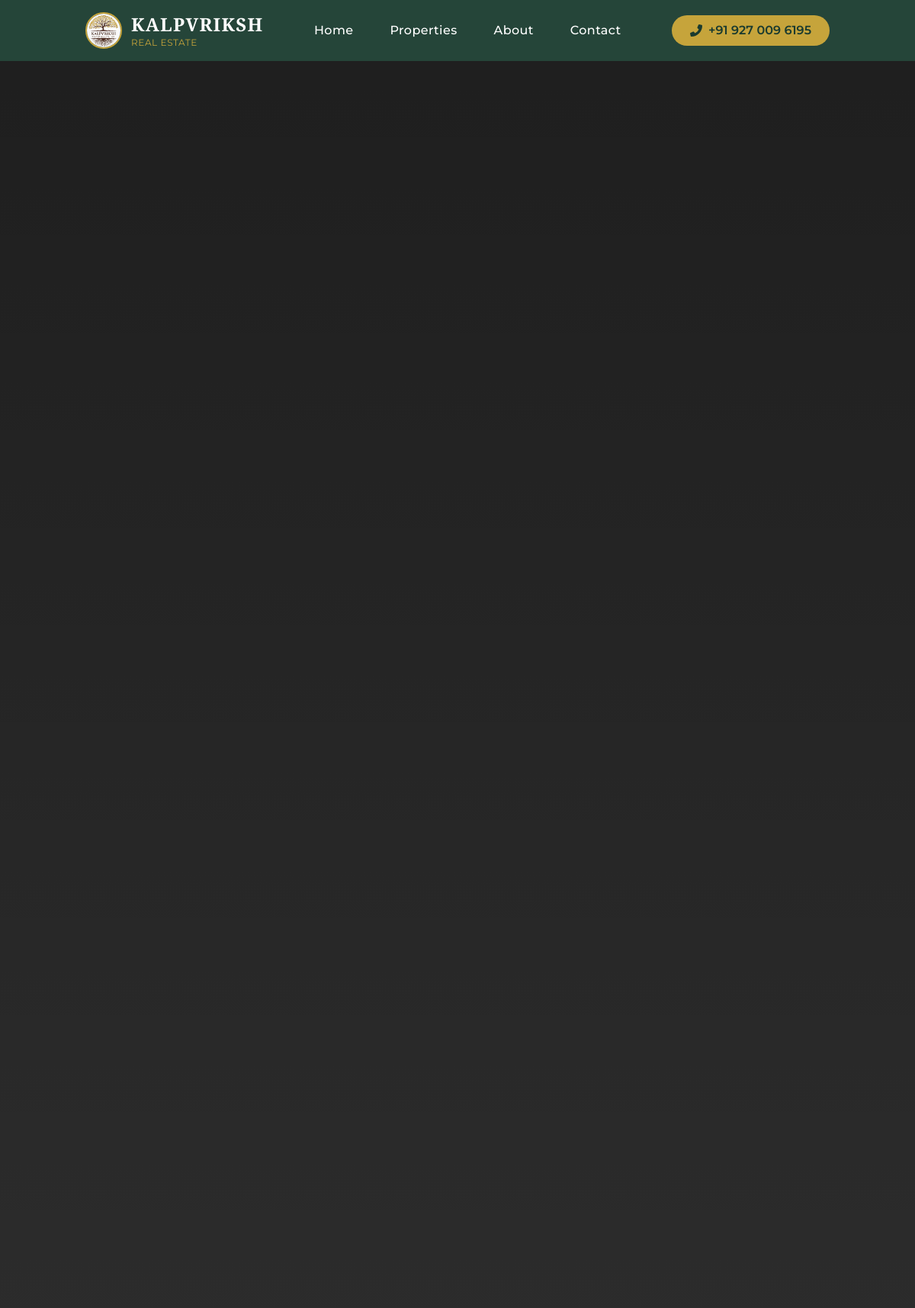
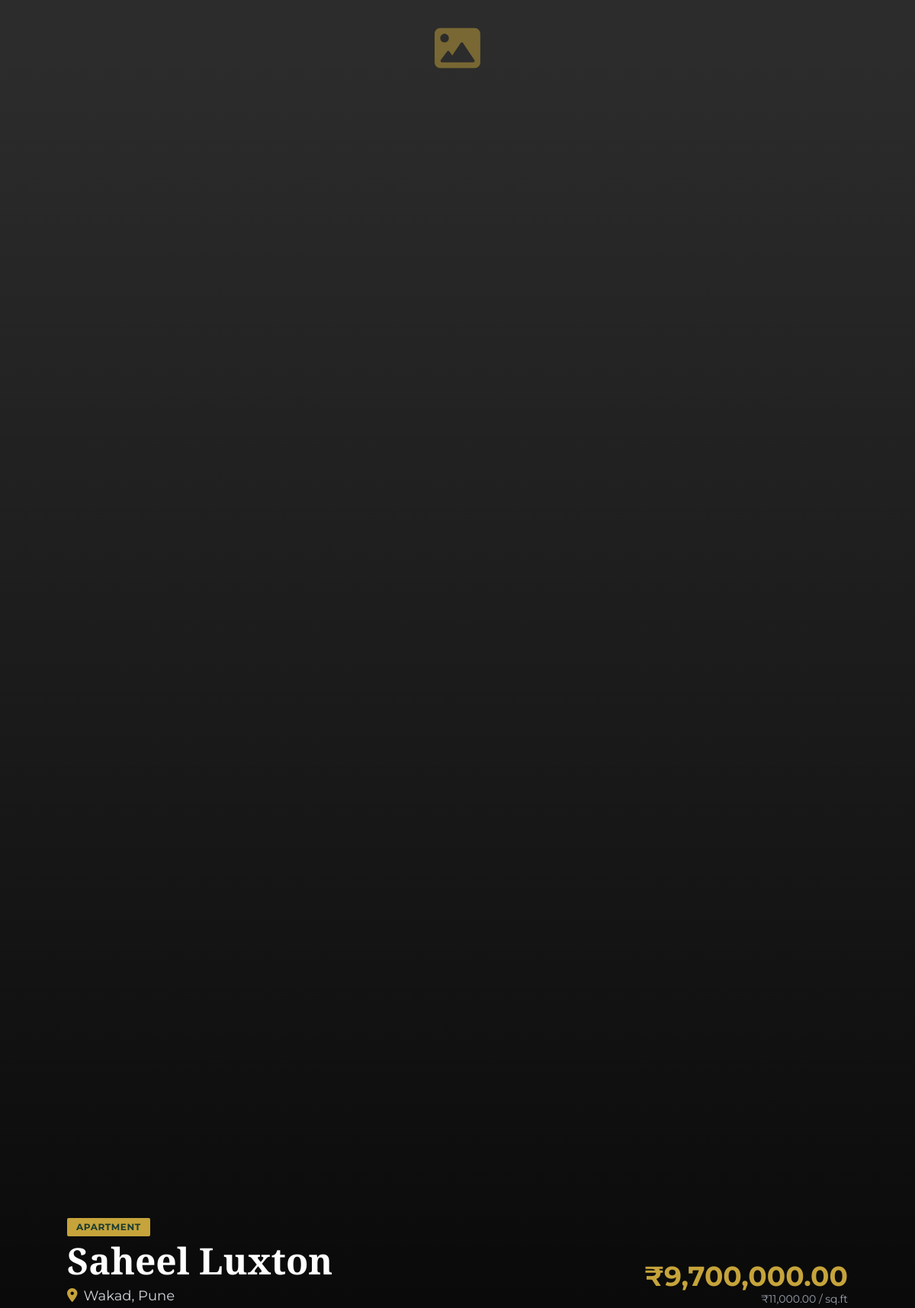
/saheel-luxton/ (upper part), run on the app's committed database (2 pictures, top to bottom).
### properties/models.py (models this page shows, shortened)
class Property(models.Model):
    STATUS_CHOICES = (
        ('draft', 'Draft'),
        ('published', 'Published'),
        ('archived', 'Archived'),
    )
    PROPERTY_TYPES = (
        ('apartment', 'Apartment'),
        ('villa', 'Villa'),
        ('penthouse', 'Penthouse'),
        ('commercial', 'Commercial'),
        ('land', 'Land'),
    )
    title = models.CharField(max_length=200, db_index=True)
    slug = models.SlugField(max_length=250, unique=True, blank=True)
    property_type = models.CharField(max_length=20, choices=PROPERTY_TYPES)
    description = models.TextField()
    short_description = models.TextField(max_length=500, blank=True)
    price = models.DecimalField(max_digits=12, decimal_places=2, db_index=True)
    price_display = models.CharField(max_length=100, blank=True, help_text="Custom price display (e.g. 1.1cr - 1.5cr). If empty, numerical price will be shown.")
    price_per_sqft = models.DecimalField(max_digits=10, decimal_places=2, blank=True, null=True)
    booking_amount = models.DecimalField(max_digits=10, decimal_places=2, blank=True, null=True)
    hide_price = models.BooleanField(default=False, help_text="Show 'Price on Request' instead of the actual price")
    bedrooms = models.IntegerField(null=True, blank=True)
    bathrooms = models.IntegerField(null=True, blank=True)
    area_sqft = models.DecimalField(max_digits=10, decimal_places=2, db_index=True)
    carpet_area = models.DecimalField(max_digits=10, decimal_places=2, blank=True, null=True)
    floor_no = models.IntegerField(blank=True, null=True)
    total_floors = models.IntegerField(blank=True, null=True)
    address = models.TextField()
    city = models.ForeignKey(City, on_delete=models.SET_NULL, null=True, related_name='properties')
    sublocation = models.ForeignKey(Sublocation, on_delete=models.SET_NULL, null=True, related_name='properties')
    pincode = models.CharField(max_length=6)
    latitude = models.DecimalField(max_digits=9, decimal_places=6, blank=True, null=True)
    longitude = models.DecimalField(max_digits=9, decimal_places=6, blank=True, null=True)
    main_image = models.ImageField(upload_to='properties/main/%Y/%m/', blank=True, null=True)
    video_url = models.URLField(blank=True, null=True)
    virtual_tour_url = models.URLField(blank=True, null=True)
    floor_plan = models.ImageField(upload_to='properties/floorplans/%Y/%m/', blank=True, null=True)
    builder = models.ForeignKey(Builder, on_delete=models.SET_NULL, null=True, blank=True, related_name='properties')
    builder_name = models.CharField(max_length=200, blank=True)
    builder_logo = models.ImageField(upload_to='builders/logos/', blank=True, null=True)
    rera_number = models.CharField(max_length=50, blank=True, null=True, default='A041262504685')
    possession_date = models.DateField(blank=True, null=True)
    meta_title = models.CharField(max_length=70, blank=True, help_text="SEO Title (max 70 chars)")
    meta_description = models.TextField(max_length=160, blank=True, help_text="SEO Description (max 160 chars)")
    meta_keywords = models.CharField(max_length=255, blank=True, help_text="Comma-separated keywords")
    canonical_url = models.URLField(blank=True, null=True)
    status = models.CharField(max_length=20, choices=STATUS_CHOICES, default='draft', db_index=True)
    is_featured = models.BooleanField(default=False, db_index=True)
    is_urgent_sale = models.BooleanField(default=False)
    views_count = models.PositiveIntegerField(default=0)
    inquiries_count = models.PositiveIntegerField(default=0)
    amenities = models.ManyToManyField('Amenity', blank=True, related_name='properties')
    created_at = models.DateTimeField(auto_now_add=True)
    updated_at = models.DateTimeField(auto_now=True)
    published_at = models.DateTimeField(blank=True, null=True)
    class Meta:
        ordering = ['-created_at']
        indexes = [
            models.Index(fields=['city', 'status']),
            models.Index(fields=['sublocation', 'status']),
            models.Index(fields=['price', 'status']),
            models.Index(fields=['area_sqft', 'status']),
        ]
    def save(self, *args, **kwargs):
        super().save(*args, **kwargs)

class Sublocation(models.Model):
    city = models.ForeignKey(City, on_delete=models.CASCADE, related_name='sublocations')
    name = models.CharField(max_length=100)
    slug = models.SlugField(max_length=120, blank=True)
    class Meta:
        unique_together = ('city', 'slug')
        ordering = ['name']

class City(models.Model):
    name = models.CharField(max_length=100, unique=True)
    slug = models.SlugField(max_length=120, unique=True, blank=True)
    image = models.ImageField(upload_to='cities/', blank=True, null=True)
    is_featured = models.BooleanField(default=False, db_index=True)
    class Meta:
        verbose_name_plural = "Cities"
        ordering = ['name']

### properties/views.py (the view)
# urls.py: path('<slug:slug>/', views.property_detail, name='property_detail'),
def property_detail(request, slug):
    property = get_object_or_404(
        Property.objects.select_related('city', 'sublocation', 'builder').prefetch_related('configurations', 'amenities', 'gallery'),
        slug=slug,
        status='published'
    )
    property.views_count += 1
    property.save(update_fields=['views_count'])
    similar_properties = Property.objects.filter(
        status='published',
        property_type=property.property_type
    ).exclude(id=property.id)[:4]
    context = {
        'property': property,
        'similar_properties': similar_properties,
    }
    return render(request, 'properties/property_detail.html', context)

### properties/context_processors.py (called while the page is built)
def branding(request):
    return {'SITE_LOGO': getattr(settings, 'SITE_LOGO_URL', '')}

### templates/properties/property_detail.html (shortened to what this page needs)
{% extends 'base.html' %}
{% load static %}
{% load humanize %}
{% block content %}
<div class="relative h-[60vh] min-h-[400px]">
    {% if property.main_image %}
    <img src="{{ property.main_image.url }}" alt="{{ property.title }}" class="w-full h-full object-cover">
    {% else %}
    <div class="w-full h-full bg-luxury-charcoal flex items-center justify-center">
        <i class="fas fa-image text-6xl text-luxury-gold opacity-50"></i>
    </div>
    {% endif %}
    <div class="absolute inset-0 bg-gradient-to-t from-black/80 via-transparent to-black/30"></div>
    <div class="absolute bottom-0 left-0 w-full p-6 md:p-12">
        <div class="container mx-auto">
            <div class="flex flex-col md:flex-row justify-between items-end gap-6">
                <div class="animate-slide-up">
                    <span class="bg-luxury-gold text-luxury-green px-3 py-1 text-xs font-bold uppercase tracking-wider rounded-sm mb-2 inline-block">
                        {{ property.get_property_type_display }}
                    </span>
                    <h1 class="text-3xl md:text-5xl font-serif font-bold text-white mb-2">{{ property.title }}</h1>
                    <p class="text-gray-300 text-lg"><i class="fas fa-map-marker-alt text-luxury-gold mr-2"></i>{{ property.sublocation.name }}, {{ property.city.name }}</p>
                </div>
                <div class="animate-slide-up">
                    {% if property.hide_price %}
                    <p class="text-luxury-gold text-3xl md:text-4xl font-bold">Price on Request</p>
                    {% elif property.price_display %}
                    <p class="text-luxury-gold text-3xl md:text-4xl font-bold">{{ property.price_display }}</p>
                    {% else %}
                    <p class="text-luxury-gold text-3xl md:text-4xl font-bold">₹{{ property.price|intcomma }}</p>
                    {% if property.price_per_sqft %}
                    <p class="text-gray-400 text-sm text-right">₹{{ property.price_per_sqft|intcomma }} / sq.ft</p>
                    {% endif %}
                    {% endif %}
                </div>
            </div>
        </div>
    </div>
</div>
{% endblock %}

### templates/base.html (style rules this page uses)
* { margin: 0; padding: 0; box-sizing: border-box; }
body { font-family: 'Montserrat', sans-serif; background-color: #f8f5f0; overflow-x: hidden; }
html { scroll-behavior: smooth; }

### data on the page
Property: property_type "APARTMENT", title "Saheel Luxton", sublocation.name "Wakad", city.name "Pune", price "9,700,000.00", price_per_sqft "11,000.00"
